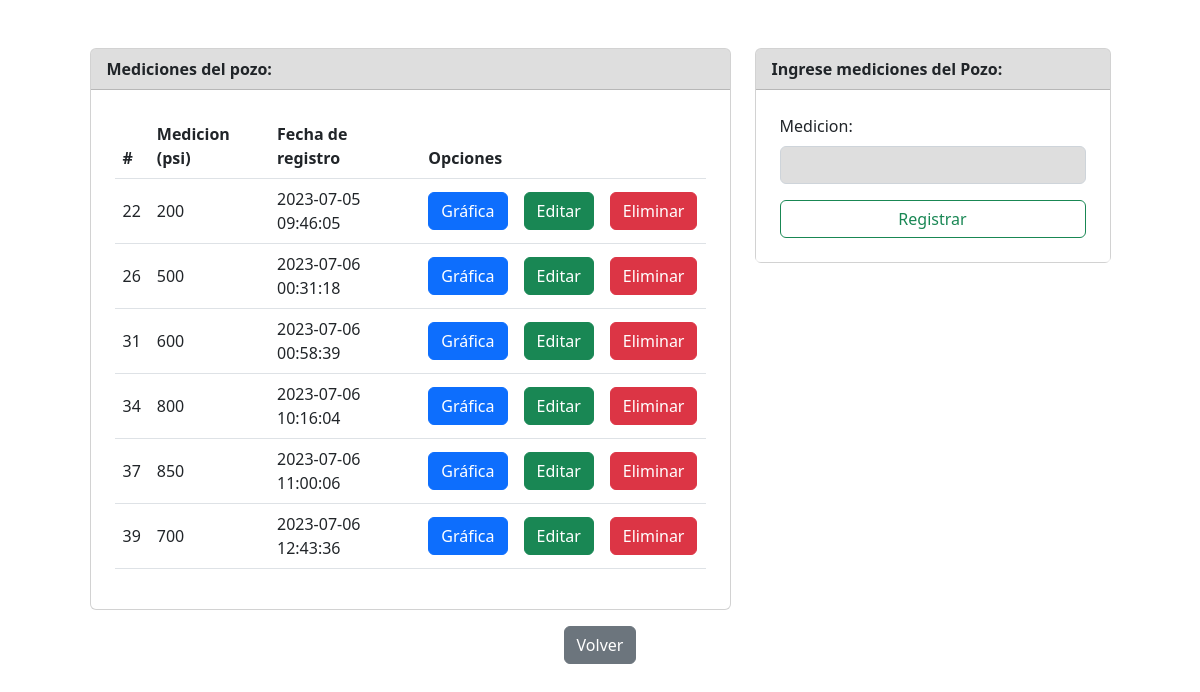
The app's page /agregar.php?id_pozo=7 with its own data.
### tables this page shows
CREATE TABLE `medicion` (
  `id_medicion` int(11) NOT NULL,
  `psi` int(100) DEFAULT NULL,
  `fecha` datetime NOT NULL DEFAULT current_timestamp(),
  `pozo_id` int(11) NOT NULL
);

### agregar.php (the view, shortened to what this page needs)
<!doctype html>
<html lang="en">
<head>
    <link href="https://cdn.jsdelivr.net/npm/bootstrap@5.2.1/dist/css/bootstrap.min.css" rel="stylesheet"
>
    <link rel="stylesheet" href="https://cdn.jsdelivr.net/npm/bootstrap-icons@1.5.0/font/bootstrap-icons.css">
    <link rel="stylesheet" href="styles/a.css">
</head>
<body>
    <?php
    include_once "conexion.php";
    $sentencia = $bd->query("select * from medicion M INNER JOIN pozo P ON P.id_pozo=M.pozo_id WHERE P.id_pozo=" . $_GET['id_pozo'] . "");
    $medicion = $sentencia->fetchAll(PDO::FETCH_OBJ);
    ?>
    <div class="container mt-5">
        <div class="row justify-content-center">
            <div class="col-md-7">
                <div class="card">
                    <div class="card-header">
                        Mediciones del pozo:
                    </div>
                    <div class="p-4">
                        <table class="table align-middle">
                            <thead>
                                <tr>
                                    <th scope="col">#</th>
                                    <th scope="col">Medicion (psi)</th>
                                    <th scope="col">Fecha de registro</th>
                                    <th scope="col" colspan="3">Opciones</th>
                                </tr>
                            </thead>
                            <tbody>
                                <?php
                                foreach ($medicion as $dato) {
                                    ?>
                                    <tr>
                                        <td scope="row">
                                            <?php echo $dato->id_medicion; ?>
                                        </td>
                                        <td>
                                            <?php echo $dato->psi; ?>
                                        </td>
                                        <td>
                                            <?php echo $dato->fecha; ?>
                                        </td>
                                        <td>
                                            <a class="text-primary"
                                                href="grafica.php?id_medicion=<?php echo $dato->id_medicion; ?>&id_pozo=<?php echo $_GET['id_pozo'] ?>&date=<?php echo $dato->fecha ?>">
                                                <button type="button" class="btn btn-primary">Gráfica</button>
                                            </a>
                                        </td>
                                        <td>
                                            <a class="text-success"
                                                href="editarMedicion.php?id_medicion=<?php echo $dato->id_medicion; ?>&id_pozo=<?php echo $_GET['id_pozo'] ?>">
                                                <button type="button" class="btn btn-success">Editar</button>
                                            </a>
                                        </td>
                                        <td>
                                            <a onclick="return confirm('Estas seguro de eliminar?');" class="text-danger"
                                                href="eliminarMedicion.php?id_medicion=<?php echo $dato->id_medicion; ?><?php echo '&id_pozo=' . $_GET['id_pozo'] ?>">
                                                <button type="button" class="btn btn-danger">Eliminar</button>
                                            </a>
                                        </td>
                                    </tr>
                                    <?php
                                }
                                ?>
                            </tbody>
                        </table>
                    </div>
                </div>
            </div>
            <div class="col-md-4">
                <div class="card">
                    <div class="card-header">
                        Ingrese mediciones del Pozo:
                    </div>
                    <form
                        action="registrarMedicion.php<?php echo (array_key_exists("id_pozo", $_GET) ? "?pozo_id=" . $_GET['id_pozo'] : ""); ?>"
                        class="p-4" method="POST">
                        <div class="mb-3">
                            <label class="form-label">Medicion:</label>
                            <input type="number" name="medicion" class="form-control" autofocus require>
                        </div>
                        <div class="d-grid">
                            <input type="submit" class="btn btn-outline-success" value="Registrar">
                        </div>
                    </form>
                </div>
            </div>
        </div>
    </div>
    <footer class="contairner">
        <div class="row-2">
            <div class="col-md text-light text-center py-3">
                <button class="btn btn-secondary" type="submit" onClick="document.location.href='index.php'">
                    Volver
                </button>
            </div>
        </div>
    </footer>
</body>
</html>

### styles/a.css (style rules this page uses)
body { background-image: url(../assets/trabajador.jpg); background-size: cover; background-repeat: no-repeat; background-attachment: fixed; background-position: center; }
.card { background: rgba(255,255,255,0.64); }
.card-header { background: rgba(0,0,0,0.13); font-weight: 800; }
tbody,thead,form { background: rgba(255,255,255,0.64); }
.form-control { background: rgba(0,0,0,0.13); }

### records on screen
medicion: id_medicion "22", psi "200", fecha "2023-07-05 09:46:05"
medicion: id_medicion "26", psi "500", fecha "2023-07-06 00:31:18"
medicion: id_medicion "31", psi "600", fecha "2023-07-06 00:58:39"
medicion: id_medicion "34", psi "800", fecha "2023-07-06 10:16:04"
medicion: id_medicion "37", psi "850", fecha "2023-07-06 11:00:06"
medicion: id_medicion "39", psi "700", fecha "2023-07-06 12:43:36"
